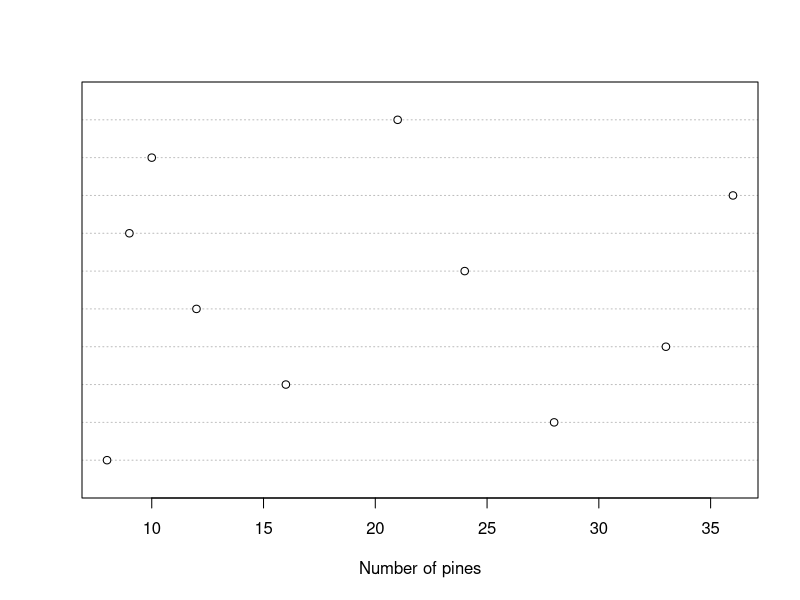

The R source for this figure: (Note: this script raises an error after producing the figure.)
## ---- chunk 1
require(data.table)
require(ggplot2)


## ---- chunk 2

n_tables = 10
mean_plot_size = 11
pine_density = c(10, 33)

data = data.table()

data$plot_area = rpois(n_tables, mean_plot_size)
data$pine_counts = rpois(n_tables, pine_density)

data[, dotchart(pine_counts, xlab = "Number of pines")]

hist(pine_counts)
dotchart(pine_counts, xlab = "number of pines", ylab = "plot number")





## ---- chunk 3




## ---- chunk 4
plot(cars)
